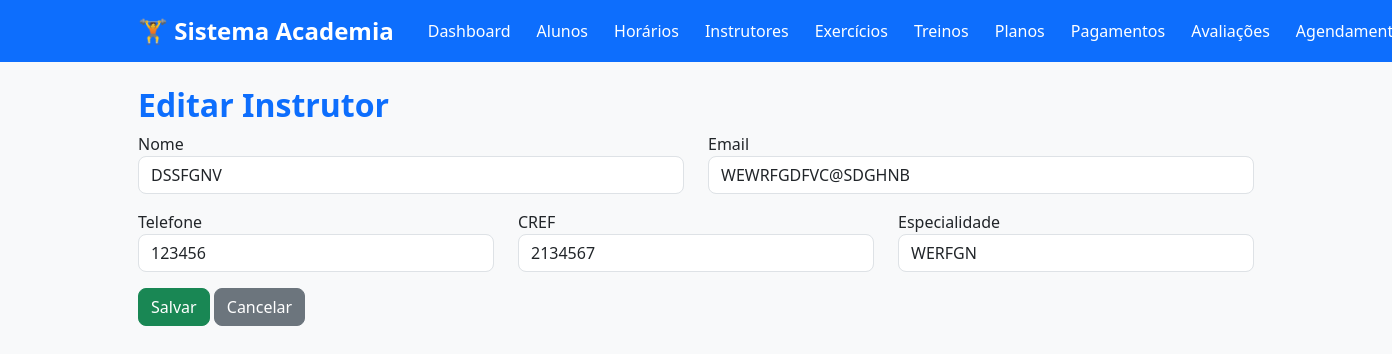
The page /instrutores/editar/3 (signed in) on the database its author committed.
### tables this page shows
CREATE TABLE instrutores (
        id INTEGER PRIMARY KEY AUTOINCREMENT,
        nome TEXT NOT NULL,
        email TEXT NOT NULL UNIQUE,
        telefone TEXT,
        cref TEXT NOT NULL UNIQUE,
        especialidade TEXT
    );

### app.py (the view, shortened to what this page needs)
@app.route("/instrutores/editar/<int:id>", methods=["GET", "POST"])
@login_required
def editar_instrutor(id):
    instrutor = database.buscar_instrutor(id)
    return render_template(
        "instrutores/form.html",
        instrutor=instrutor
    )

### app.py (called while the page is built)
def login_required(func):
    @wraps(func)
    def wrapper(*args, **kwargs):
        if "usuario" not in session:
            flash(
                "Faça login para acessar o sistema.",
                "warning"
            )
            return redirect(url_for("login"))
        return func(*args, **kwargs)
    return wrapper

### database.py (called while the page is built)
def conectar():
    conexao = sqlite3.connect(DB_PATH)
    conexao.row_factory = sqlite3.Row
    conexao.execute("PRAGMA foreign_keys = ON")
    return conexao

def executar(sql, parametros=(), fetch=False, fetchone=False):
    conexao = conectar()
    try:
        cursor = conexao.cursor()
        cursor.execute(sql, parametros)
        conexao.commit()
        if fetchone:
            return cursor.fetchone()
        if fetch:
            return cursor.fetchall()
        return True
    except sqlite3.Error as erro:
        print(f"Erro no banco de dados: {erro}")
        return None
    finally:
        conexao.close()

def buscar_instrutor(id):
    sql = """
        SELECT *
        FROM instrutores
        WHERE id=?
    """
    return executar(sql, (id,), fetchone=True)

### templates/instrutores/form.html
{% extends "base.html" %}
{% block conteudo %}
<h2>
{% if instrutor %}
Editar Instrutor
{% else %}
Novo Instrutor
{% endif %}
</h2>
<form method="POST">
<div class="row">
<div class="col-md-6 mb-3">
<label>Nome</label>
<input
type="text"
name="nome"
class="form-control"
value="{{ instrutor.nome if instrutor else '' }}"
required>
</div>
<div class="col-md-6 mb-3">
<label>Email</label>
<input
type="email"
name="email"
class="form-control"
value="{{ instrutor.email if instrutor else '' }}"
required>
</div>
<div class="col-md-4 mb-3">
<label>Telefone</label>
<input
type="text"
name="telefone"
class="form-control"
value="{{ instrutor.telefone if instrutor else '' }}">
</div>
<div class="col-md-4 mb-3">
<label>CREF</label>
<input
type="text"
name="cref"
class="form-control"
value="{{ instrutor.cref if instrutor else '' }}"
required>
</div>
<div class="col-md-4 mb-3">
<label>Especialidade</label>
<input
type="text"
name="especialidade"
class="form-control"
value="{{ instrutor.especialidade if instrutor else '' }}">
</div>
</div>
<button class="btn btn-success">
Salvar
</button>
<a
href="{{ url_for('listar_instrutores') }}"
class="btn btn-secondary">
Cancelar
</a>
</form>
{% endblock %}

### templates/static/css/style.css (style rules this page uses)
body { background:#f4f6f9; font-family:Segoe UI,Tahoma,Geneva,Verdana,sans-serif; }
h1,h2,h3 { color:#0d6efd; font-weight:bold; }
.btn { border-radius:8px; }
.btn-success { background:#198754; }
.form-control, .form-select { border-radius:8px; }

### rows shown on the page
instrutores: nome "DSSFGNV", email "WEWRFGDFVC@SDGHNB", telefone "123456", cref "2134567", especialidade "WERFGN"
